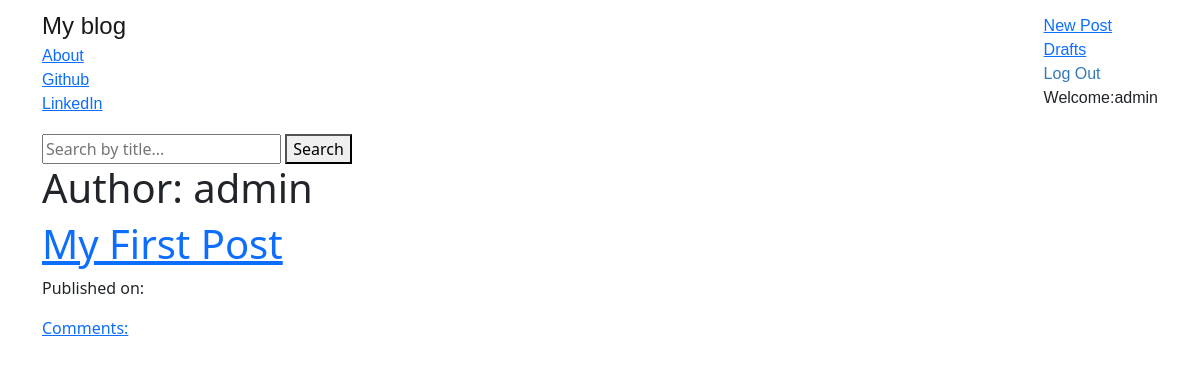
The page /drafts/ (signed in) on the database as committed earlier.
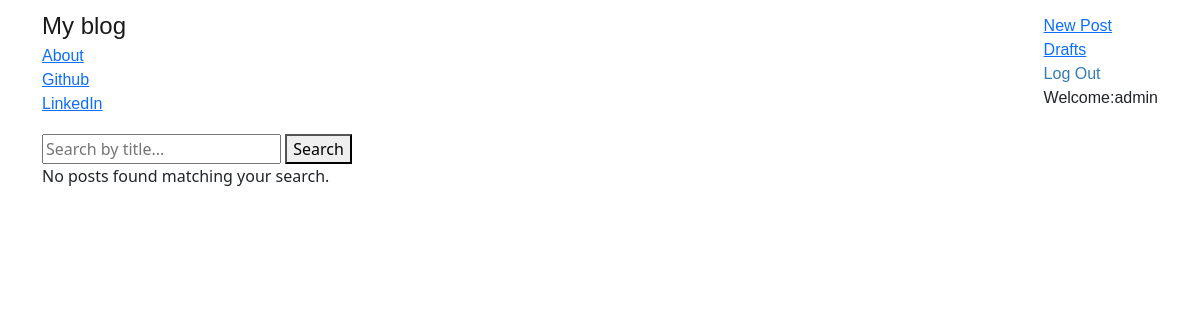
The same page on the database as committed later.
### blog/models.py (models this page shows, shortened)
class Post(models.Model):
    author=models.ForeignKey('auth.User',on_delete=models.CASCADE)
    title=models.CharField(max_length=256)
    text=models.TextField()
    created_date=models.DateTimeField(default=timezone.now())
    published_date=models.DateTimeField(blank=True,null=True)

### blog/views.py (the view)
# urls.py: path('drafts/',DraftListView.as_view(),name='post_draft_list'),
class DraftListView(LoginRequiredMixin,ListView):
    login_url='/login/'
    redirect_field_name='blog/post_list.html'
    model=Post
    def get_queryset(self):
        return Post.objects.filter(published_date__isnull=True).order_by('-created_date')

### blog/templates/blog/post_list.html
{% extends "blog/base.html" %}
{% block content %}
<div class="centerstage">
    <form method="get" action="">
        <input type="text" name="q" placeholder="Search by title..." value="{{ request.GET.q }}">
        <button type="submit">Search</button>
    </form>
    {% for post in post_list %}
    <div class="post">
        <h1>Author: {{ post.author }}</h1>
        <h1><a href="{% url 'post_detail' pk=post.pk %}">{{ post.title }}</a></h1>
        <div class="date">
            <p>Published on: {{ post.published_date|date:"D M Y" }}</p>
        </div>
        <a href="{% url 'post_detail' pk=post.pk %}">Comments: {{ post.approved_comments.count }}</a>
    </div>
    {% empty %}
    <p>No posts found matching your search.</p>
    {% endfor %}
</div>
{% endblock %}

Rows that differ between the two databases and show on the page:
removed Post: author "admin", title "My First Post"
Other text that changed with them:
text now shown: "No posts found matching your search."
